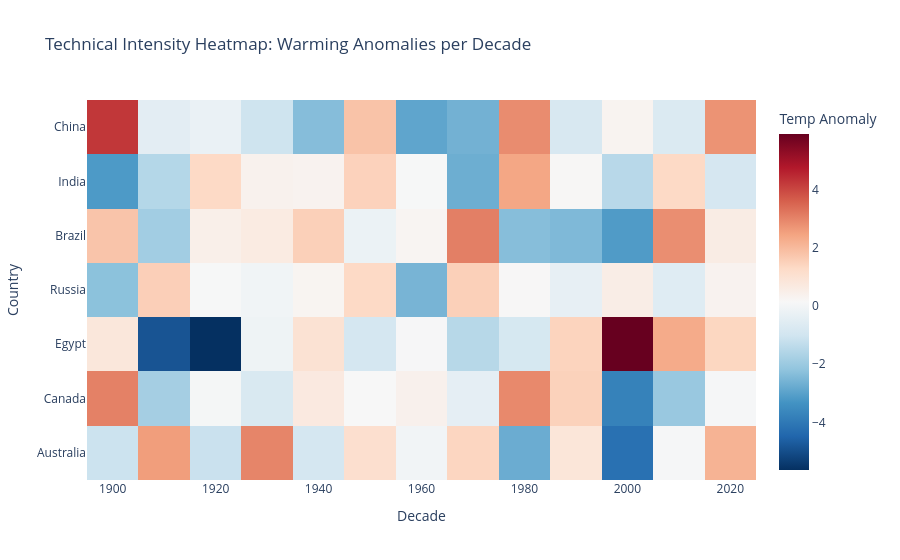

The notebook cell saved with this chart:
### Code cell
# --- BLOCK 5: VISUAL ANALYTICS ---
import plotly.express as px
import plotly.graph_objects as go
import matplotlib.pyplot as plt

# 1. THE "PROPHET" FUTURE SIGNAL (Historical + Forecast)
# We plot the historical trend vs the AI's projected path
# 1. THE "PROPHET" FUTURE SIGNAL (Historical + Forecast)
# Generate the data
future = m.make_future_dataframe(periods=5, freq='YE')
forecast = m.predict(future)

# THE MISSING LINE: Create the figure object
fig1 = m.plot(forecast) 

# Now the rest of your code will work
ax = fig1.gca()
ax.set_title("The Global Signal: Historical Average Temperature Rise (1900-2030)", fontsize=14)
ax.set_xlabel("Year")
ax.set_ylabel("Average Temperature (°C)")
print("📈 Prophet Forecast Plot Generated.")
# 2. THE DECADAL HEATMAP (Intensity of Warming)
# Group data by decade and country
heatmap_data = df.groupby(['Decade', 'Real_Country_Name'])['Temp_Anomaly'].mean().unstack().T

# THE SAFETY VALVE: Only plot countries that actually exist in your refined data
target_countries = ["United States", "China", "India", "Brazil", "Russia", "Egypt", "Canada", "Australia"]
available_countries = [c for c in target_countries if c in heatmap_data.index]

if available_countries:
    heatmap_sample = heatmap_data.loc[available_countries]
    fig2 = px.imshow(
        heatmap_sample,
        labels=dict(x="Decade", y="Country", color="Temp Anomaly"),
        color_continuous_scale="RdBu_r", # Red for hot, Blue for cold
        title="Technical Intensity Heatmap: Warming Anomalies per Decade"
    )
    fig2.show()
else:
    print("⚠️ Warning: Sample countries not found in index. Skipping Heatmap.")

# 3. INTERACTIVE WORLD MAP (The Portfolio Centerpiece)
# This uses the ISO codes we merged in the Refinery Stage
fig3 = px.choropleth(
    df,
    locations="iso_code",
    color="Temp_Anomaly",
    hover_name="Real_Country_Name",
    animation_frame="Year",
    color_continuous_scale="YlOrRd",
    title="Interactive Evolution of Global Warming (1900-2025)",
    labels={'Temp_Anomaly': 'Anomaly (°C)'}
)

# Set the map to a professional natural earth projection
fig3.update_geos(projection_type="natural earth", showcoastlines=True)
fig3.show()

print("✅ Stage 5 Complete: All technical charts generated. Refinery process finished.")

### Figure 1 — Plotly figure (JSON) as saved in the notebook; plotly's stock layout.template omitted (floating-point values rounded to 4 significant figures)
{"data": [{"coloraxis": "coloraxis", "hovertemplate": "Decade: %{x}<br>Country: %{y}<br>Temp Anomaly: %{z}<extra></extra>", "name": "0", "type": "heatmap", "x": [1900, 1910, 1920, 1930, 1940, 1950, 1960, 1970, 1980, 1990, 2000, 2010, 2020], "xaxis": "x", "y": ["China", "India", "Brazil", "Russia", "Egypt", "Canada", "Australia"], "yaxis": "y", "z": [[4.277, -0.4802, -0.263, -1.048, -2.351, 1.821, -2.918, -2.624, 2.879, -0.8062, 0.3114, -0.7161, 2.753], [-3.176, -1.537, 1.314, 0.3769, 0.3453, 1.488, 0.1121, -2.711, 2.413, 0.1922, -1.47, 1.321, -0.8581], [1.788, -1.88, 0.4834, 0.6541, 1.529, -0.2076, 0.2554, 3.093, -2.328, -2.447, -3.136, 2.832, 0.6005], [-2.251, 1.549, 0.1124, -0.07639, 0.2809, 1.32, -2.555, 1.541, 0.172, -0.3508, 0.5573, -0.5784, 0.3472], [0.8083, -4.867, -5.639, -0.1196, 0.9983, -0.879, 0.1043, -1.497, -0.8521, 1.453, 5.924, 2.327, 1.393], [3.061, -1.83, 0.05673, -0.7794, 0.7047, 0.1542, 0.4185, -0.4133, 2.929, 1.498, -3.764, -2.049, 0.09595], [-1.1, 2.579, -1.148, 2.999, -0.8968, 1.116, -0.03937, 1.407, -2.742, 0.8561, -4.204, 0.08859, 2.151]]}], "layout": {"coloraxis": {"colorbar": {"title": {"text": "Temp Anomaly"}}, "colorscale": [[0, "rgb(5,48,97)"], [0.1, "rgb(33,102,172)"], [0.2, "rgb(67,147,195)"], [0.3, "rgb(146,197,222)"], [0.4, "rgb(209,229,240)"], [0.5, "rgb(247,247,247)"], [0.6, "rgb(253,219,199)"], [0.7, "rgb(244,165,130)"], [0.8, "rgb(214,96,77)"], [0.9, "rgb(178,24,43)"], [1, "rgb(103,0,31)"]]}, "title": {"text": "Technical Intensity Heatmap: Warming Anomalies per Decade"}, "xaxis": {"anchor": "y", "constrain": "domain", "domain": [0, 1], "scaleanchor": "y", "title": {"text": "Decade"}}, "yaxis": {"anchor": "x", "autorange": "reversed", "constrain": "domain", "domain": [0, 1], "title": {"text": "Country"}}}}
